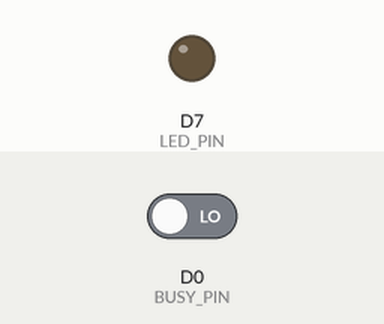
This sketch was run on a simulated Particle Photon. On the bench: output pins drawn as LEDs (lit = HIGH). Inputs (shaded band) come from the test bench; at power-on: D0 (BUSY_PIN) LOW. The audio player accepts every command and is not drawn; what the sketch prints to the serial monitor is not drawn.

Above: at 0.6 s.
At 5.6 s:
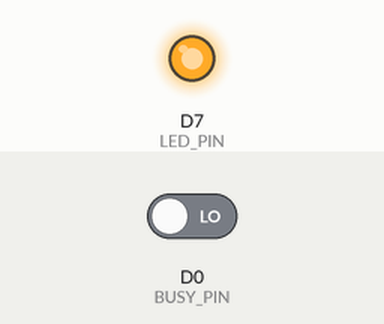
Timing chart, 0 to 7.1 s (numbered marks = the images above):
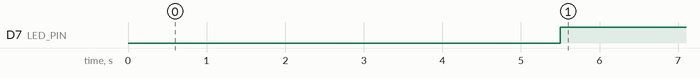

The sketch:

DFRPlayerControl.ino
```cpp
/***************************************************
DFPlayerControl.ino:  Program that plays a clip from
the DFRobot miniMP3 player continuously (over and over).
The clip is selected via Particle.function() so that it
can be selected from the Particle Console.  This program
is intended for testing the analog processing circuitry
that has been designed for the Animatronics project.

This program tests the BUSY pin on the MP3 player in
order to determine that a clip is finished playing before
repeating it.  On each repeat, a global variable determines
the clip that is to be played.  To change the clip, use
the cloud function.

Experimentation has revealed the following:
It is necessary to wait about 1 second after starting to play a clip
before testing the BUSY line to see that the MP3 player is actually
busy.  A non-blocking 1 second timer is used in this program.

This software is based upon "DFPlayerBusyPin.ino" which was used to
determine how to use the miniMP3 Player's BUSY pin.  The BUSY
pin is connected to pin D0 on the Photon.  Photon Tx is connected
to miniMP3 Rx and Photon Rx is connected to miniMP3 Tx.  The Photon
Serial1 port is thereby used to communicate with the miniMP3 player

Author: Bob Glicksman
Date: 1/10/21
Version 1.0
*****************************************************/

#include <DFRobotDFPlayerMini.h>  // MP3 player library
DFRobotDFPlayerMini myDFPlayer;

const int BUSY_PIN = D0;
const int LED_PIN = D7;
const unsigned long BUSY_TIMER = 1000;
const int LAST_CLIP_NUM = 13;

int clip = 0; // the clip to play
int volume = 30;   // the mini MP3 player volume

void setup()
{
  Serial1.begin(9600);  // mini MP3 player conected using Serial1; Tx/Rx pins on Photon

  // debug: enable usb serial port and print mini MP3 status
  Serial.begin(9600);   // use Putty for control and status via Serial (USB) port
  Serial.println();
  Serial.println(F("DFRobot DFPlayer Mini Demo"));
  Serial.println(F("Initializing DFPlayer ... (May take 3~5 seconds)"));

  if (!myDFPlayer.begin(Serial1)) {  //Use Photon Serial1 to communicate with mp3 player
    Serial.println(F("Unable to begin:"));
    Serial.println(F("1.Please recheck the connection!"));
    Serial.println(F("2.Please insert the SD card!"));
    while(true);  // hang up here to clear out hardware issue
  }
  Serial.println(F("DFPlayer Mini online."));

  pinMode(BUSY_PIN, INPUT); // setup the busy status indicator
  pinMode(LED_PIN, OUTPUT); // the D7 led
  digitalWrite(LED_PIN, LOW);


  // register the cloud function that selects the clip to play
  Particle.function("clip number", clipNum);

  // register the cloud function that selects the volume
  Particle.function("volume", clipVolume);

  delay(5000);  // delay to get putty going

} // end of setup()

void loop() {
  static unsigned long busyDelay = millis();

  digitalWrite(LED_PIN, HIGH); // indicate ready via D7 LED

  // non-blocking timer
  if( (millis() - busyDelay ) >= BUSY_TIMER) {

    // test the busy pin to see if the MP3 player is ready to play a new track
    if(digitalRead(BUSY_PIN) == HIGH) { // HIGH means ready, LOW means busy
      if( (clip > 0) && (clip <= LAST_CLIP_NUM)) {
        Serial.print("\nPlaying clip: ");
        Serial.println(clip);

        myDFPlayer.volume(volume);  //Set volume value. From 0 to 30
        myDFPlayer.play(clip);  // play the next track

      }
      busyDelay = millis(); // update the busy timer
    }
  }

} // end of loop()

// the cloud function to select the next clip.  0 = no clip
int clipNum(String clipNumber) {
  clip = clipNumber.toInt(); // set the global variable to the next clip number
  return 0;
} // end of clipNum()

// the cloud function to select the clip volume (0 - 30)
int clipVolume(String clipVol) {
  volume = clipVol.toInt(); // set the global variable to the next clip number
  return 0;
} // end of clipVol()
```

Measured:
- by itself, D7 (LED_PIN): LOW → HIGH at 5.5 s
